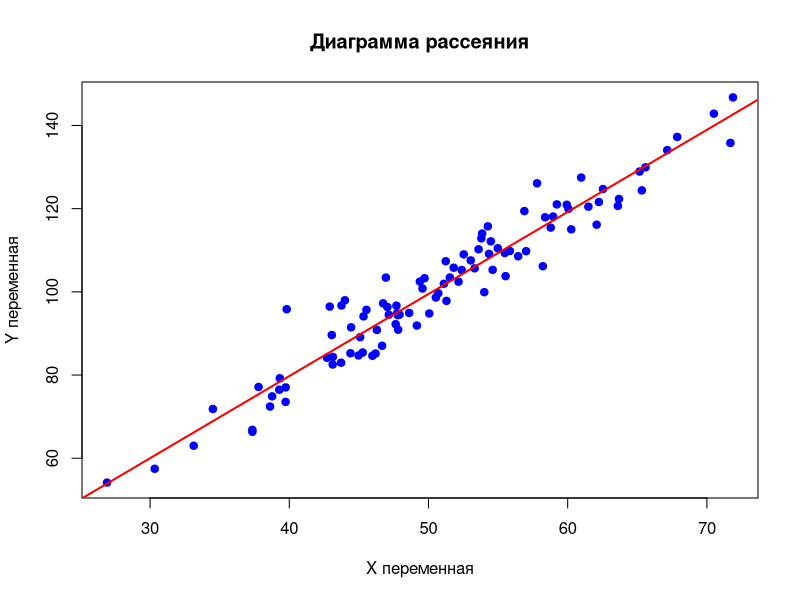
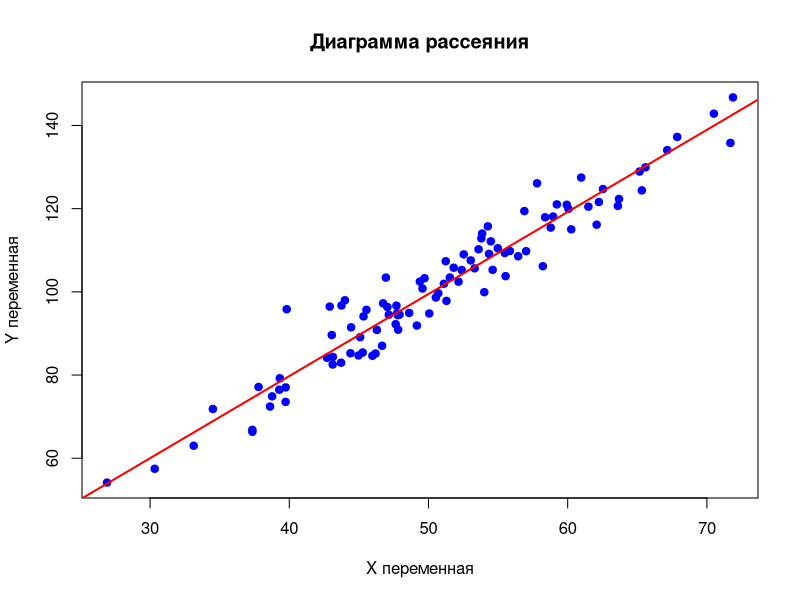

Source code (R) for these figures, in order:
# Генерация случайных данных
set.seed(123) # Для воспроизводимости
x <- rnorm(100, mean = 50, sd = 10)
y <- 2 * x + rnorm(100, mean = 0, sd = 5)

# Создание диаграммы рассеяния
plot(x, y, 
     main = "Диаграмма рассеяния",
     xlab = "X переменная",
     ylab = "Y переменная",
     pch = 19,
     col = "blue")

# Добавление линии регрессии
abline(lm(y ~ x), col = "red", lwd = 2)

# Сохранение графика в файл
filename <- paste0("scatter_plot_", format(Sys.time(), "%Y%m%d_%H%M%S"), ".png")
png(filename)
plot(x, y, 
     main = "Диаграмма рассеяния",
     xlab = "X переменная",
     ylab = "Y переменная",
     pch = 19,
     col = "blue")
abline(lm(y ~ x), col = "red", lwd = 2)
dev.off()

cat("График сохранен в файл:", filename, "\n")
